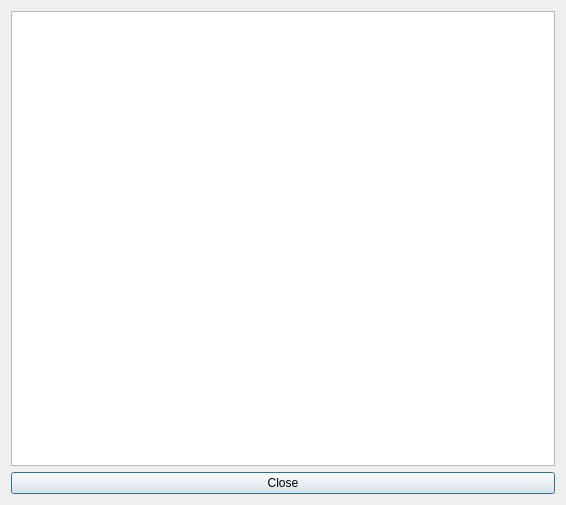
<?xml version="1.0" encoding="UTF-8"?>
<ui version="4.0">
 <class>HelpTermsForm_template</class>
 <widget class="QDialog" name="HelpTermsForm_template">
  <property name="geometry">
   <rect>
    <x>0</x>
    <y>0</y>
    <width>566</width>
    <height>505</height>
   </rect>
  </property>
  <property name="windowTitle">
   <string extracomment="This is the title of the dialog for FAQ help">Instructions for the terms mode</string>
  </property>
  <layout class="QGridLayout" name="gridLayout">
   <item row="0" column="0">
    <widget class="QTextEdit" name="plainTextEdit"/>
   </item>
   <item row="1" column="0">
    <widget class="QPushButton" name="closePushButton">
     <property name="text">
      <string>Close</string>
     </property>
    </widget>
   </item>
  </layout>
 </widget>
 <layoutdefault spacing="6" margin="11"/>
 <resources/>
 <connections/>
</ui>
